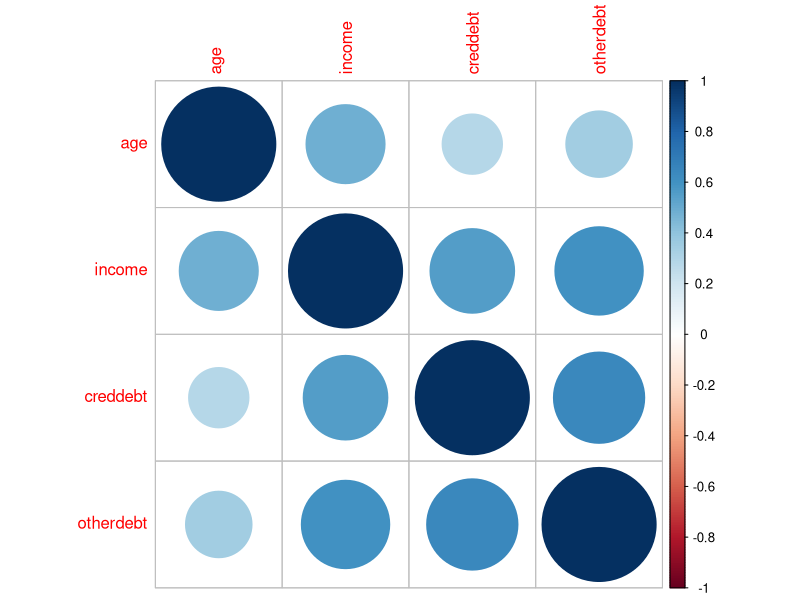

Reproduce this figure in R.
library(corrplot)
bank = read.csv('bankcust.csv')

#Obtain columns that are numeric in nature
numCols = unlist(lapply(bank, is.numeric))
#Filter dataframe with the columns that are numeric
bank <- bank[, numCols]

matriz <- cor(bank)
matriz <- round(matriz, 2)
View(matriz)
corrplot(matriz, method = 'circle')